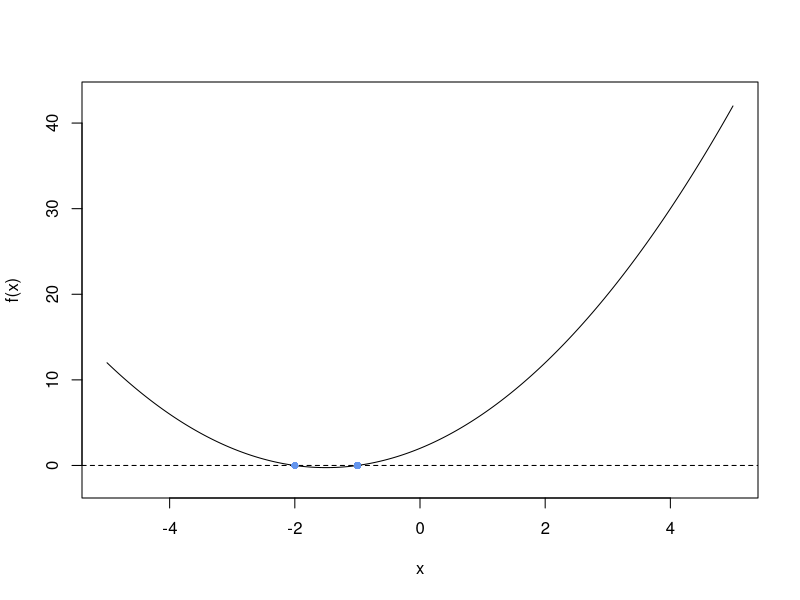

Write R code to recreate this figure.
## ---- chunk 1
#| echo: false
# Define variables a, b, and c
a <- 1
b <- 3
c <- 2

# Compute the discriminate to determine the number of solutions 
discriminate <- b^2 - 4*a*c 

# Condition on whether the discriminate is negative, zero, or positive
# If negative, there is no real solution
# If 0, there is one real solution
# If positive, there are two real solutions 
if (discriminate < 0) {
  
    # No real solution
    # Print a statement regarding the number of real solutions to the function 
    # for the givens values of a, b, and c
    print(strwrap(paste0("There are no real solutions to f(x) = ax\u00B2 + bx +
                         c when a = ", a, ", b = ", b, " , and c = ", c, ".")), 
            quote = FALSE)
  
    # Store solution (in this case there are none)
    solutions <- NA
    
  } else if (discriminate == 0) {
    
    # Solve for one real solution 
    realsolution <- -b / 2*a
    
    # Print solution 
    print(strwrap(paste0("There is one real solution to  f(x) = ax\u00B2 + bx + 
                         c when a = ", a, ", b = ", b, ", and c = ", c, ".", 
                         "The solution is x =", realsolution, ".")),
          quote = FALSE)
    
    # Store solution
    solutions <- realsolution
    
    } else {
      
      # Solve for two real solutions 
      realsolution1 <- (-b - sqrt(discriminate)) / 2*a
      realsolution2 <- (-b + sqrt(discriminate)) / 2*a
  
      # Print solutions 
      print(strwrap(paste0("There are two real solutions to f(x) = ax\u00B2 + bx 
                           + c when a = ", a, ", b = ", b, ", and c = ", c, ".", 
                           " The solutions are x = ", realsolution1,
                           " and x = ", realsolution2, ".")), quote = FALSE)
      
      # Store solutions 
      solutions <- c(realsolution1, realsolution2)
      }
## ---- chunk 2
#| echo: false

# Store a sequence from -5 to 5 with length 300 in the variable x 
x <- seq(-5, 5, length = 300)

# Plot the quadratic function for each value in the sequence x 
plot(x, a*x^2 + b*x + c, type = "l", ylab = "f(x)", ylim = c(-2, 43))

# Add a line at f(x) = 0
abline(h = 0, lty = 2)

# Add points where the quadratic function and horizontal line cross
points(solutions, rep(0, length(solutions)), pch = 16, col = "cornflowerblue")
